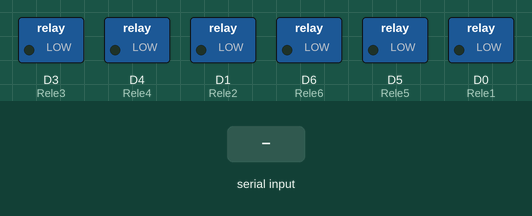
A sketch run on a simulated ESP8266 (Wemos D1 mini). Shown: switched loads named in the sketch (green lamp = pin HIGH). The test bench sets the inputs (shaded band).

Above: at 1.2 s.
1.3 s: "001" received over Serial
At 1.6 s:
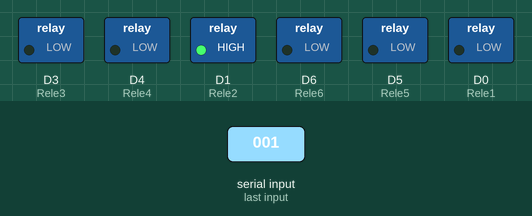
2.8 s: "005" received over Serial
At 3.2 s:
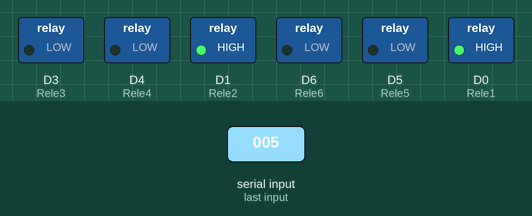
4.3 s: "003" received over Serial
At 5.4 s:
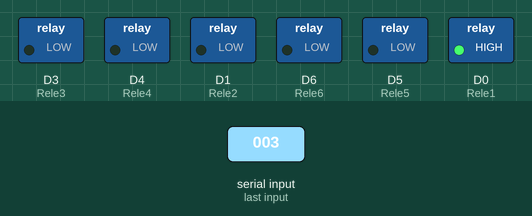
5.8 s: "011" received over Serial
At 6.5 s:
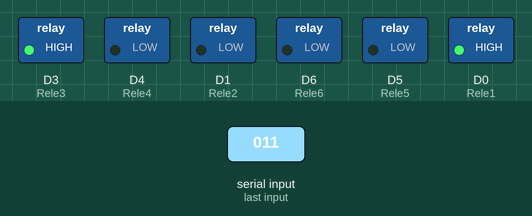
7.3 s: "008" received over Serial
At 8.5 s:
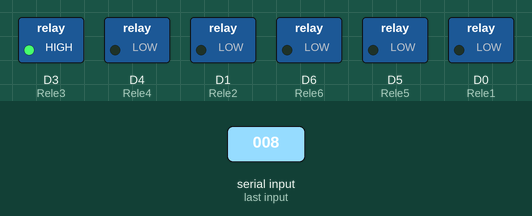
8.8 s: "017" received over Serial
At 9.7 s:
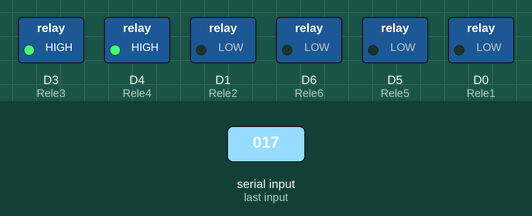
Timing chart, 0 to 11.3 s (numbered marks = the images above; inputs shaded):
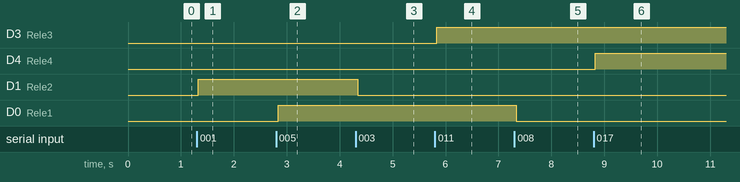

Measured:
- after the input at 1.3 s, D1 (Rele2): LOW → HIGH at once
- after the input at 2.8 s, D0 (Rele1): LOW → HIGH at once
- after the input at 4.3 s, D1 (Rele2): HIGH → LOW at once
- after the input at 5.8 s, D3 (Rele3): LOW → HIGH at once
- after the input at 7.3 s, D0 (Rele1): HIGH → LOW at once
- after the input at 8.8 s, D4 (Rele4): LOW → HIGH at once

The sketch:

arduino_cod.ino
```cpp
//Para Esp8266 Wemos D1 Mini Pro
#define Rele1 D0  //Pinos
#define Rele2 D1
#define Rele3 D3
#define Rele4 D4
#define Rele5 D5
#define Rele6 D6

/*PARA ARDUINO
#define Rele1 0 //Pinos
#define Rele2 1
#define Rele3 3
#define Rele4 4
#define Rele5 5
#define Rele6 6
*/

String cod;

void setup() {
  Serial.begin(9600);
  pinMode(Rele1, OUTPUT);
  pinMode(Rele2, OUTPUT);
  pinMode(Rele3, OUTPUT);
  pinMode(Rele4, OUTPUT);
  pinMode(Rele5, OUTPUT);
  pinMode(Rele6, OUTPUT);

   digitalWrite(Rele1, LOW);
   digitalWrite(Rele2, LOW);
   digitalWrite(Rele3, LOW);
   digitalWrite(Rele4, LOW);
   digitalWrite(Rele5, LOW);
   digitalWrite(Rele6, LOW);
}

void loop() {

  while(Serial.available()){
    delay(10);
    char aux = Serial.read();
    cod += aux;
  }

  if(cod == "001"){
    digitalWrite(Rele2, HIGH);
    cod = "";
  }
  if(cod == "003"){
    digitalWrite(Rele2, LOW);
    cod = "";
  }


   if(cod == "005"){
    digitalWrite(Rele1, HIGH);
    cod = "";
  }
   if(cod == "008"){
    digitalWrite(Rele1, LOW);
    cod = "";
  }


   if(cod == "011"){
    digitalWrite(Rele3, HIGH);
    cod = "";
  }
   if(cod == "014"){
    digitalWrite(Rele3, LOW);
    cod = "";
  }

  if(cod == "017"){
    digitalWrite(Rele4, HIGH);
    cod = "";
  }
   if(cod == "020"){
    digitalWrite(Rele4, LOW);
    cod = "";
  }

  if(cod == "023"){
    digitalWrite(Rele5, HIGH);
    cod = "";
  }
   if(cod == "026"){
    digitalWrite(Rele5, LOW);
    cod = "";
  }

 if(cod == "029"){
    digitalWrite(Rele6, HIGH);
    cod = "";
  }
   if(cod == "032"){
    digitalWrite(Rele6, LOW);
    cod = "";
  }

  delay(15);
}
```
